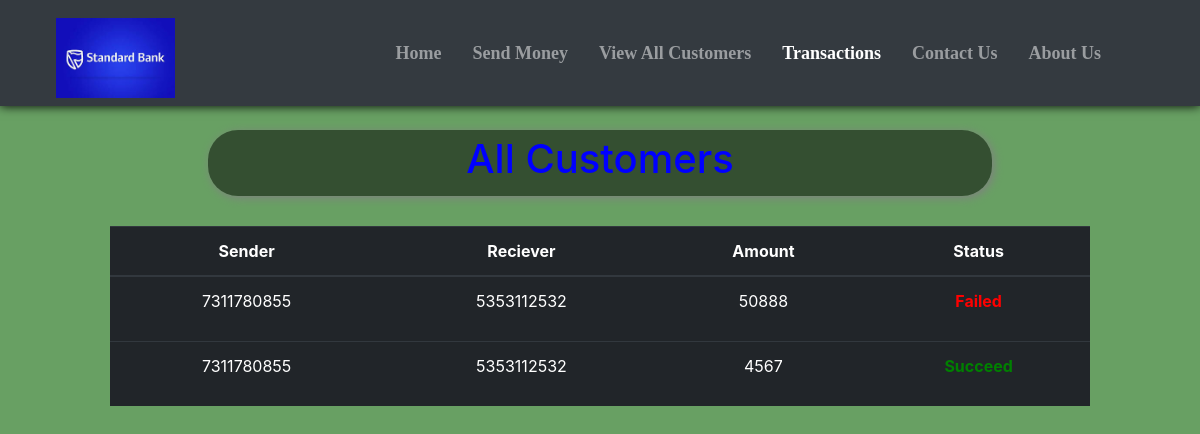
Screenshot of /transactions.php with the database file from the repository.
### tables this page shows
CREATE TABLE `transactions` (
  `sr` int(11) NOT NULL,
  `sender` varchar(10) NOT NULL,
  `receiver` varchar(10) NOT NULL,
  `amount` bigint(20) NOT NULL,
  `status` varchar(10) NOT NULL
);

### transactions.php (the view, shortened to what this page needs)
<!doctype html>
<html lang="en">
<head>
    <link href="//maxcdn.bootstrapcdn.com/bootstrap/4.1.1/css/bootstrap.min.css" rel="stylesheet" id="bootstrap-css">
    <link rel="stylesheet" href="https://use.fontawesome.com/releases/v5.1.0/css/all.css"
>
</head>
<body style="background-color:#68A063;">
    <?php include 'spin.php'; ?>
    <nav class="navbar navbar-expand-lg navbar-dark bg-dark fixed fixed-top"
        style="font-family:candara; font-size:18px; box-shadow: 0px 0px 10px 0px black;">
        <div class="container-fluid">
            <a href="index.php"><img src="statics\logo.jpg" alt=""
                    style="height: 80px; margin-left:25px; margin-top:10px;"></a>
        </div>
        <div class="collapse navbar-collapse" id="navbarSupportedContent">
            <b>
                <ul class="navbar-nav ">
                    <li class="nav-item nav-links" style="margin-left:15px;">
                        <a class="nav-link text-nowrap" aria-current="page" href="index.php">Home</a>
                    </li>
                    <li class="nav-item" style="margin-left:15px; ">
                        <a class="nav-link text-nowrap" href="send_money.php">Send Money</a>
                    </li>
                    <li class="nav-item" style="margin-left:15px;">
                        <a class="nav-link text-nowrap" href="all_cust.php">View All Customers</a>
                    </li>
                    <li class="nav-item" style="margin-left:15px;">
                        <a class="nav-link text-nowrap active" href="transactions.php">Transactions</a>
                    </li>
                    <li class="nav-item" style="margin-left:15px;">
                        <a class="nav-link text-nowrap" href="contact_us.php">Contact Us</a>
                    </li>
                    <li class="nav-item" style="margin-left:15px; margin-right:75px;">
                        <a class="nav-link text-nowrap" href="about_us.php">About Us</a>
                    </li>
                </ul>
            </b>
        </div>
    </nav>
    <center>
        <div class="container" style="margin-top: 10%; padding:10px 80px 10px 80px; ">
            <div
                style="width:80%; background-color:rgba(0,0,0,.5); padding:5px 5px 5px 5px; border-radius:30px; box-shadow: 2px 2px 10px gray;">
                <h1 style=" color:blue;">All Customers</h1>
            </div>
            <?php
    $conn = mysqli_connect($servername, $username, $password, $database);
    if(!$conn){
        die("Connection not established: ".mysqli_connect_error());
    }else{
        $sql = "SELECT * FROM `transactions`";
        $result = mysqli_query($conn, $sql);
?>
            <table class="table table-dark" style="margin-top: 30px;">
                <thead>
                    <tr>
                        <th scope="col">Sender</th>
                        <th scope="col">Reciever</th>
                        <th scope="col">Amount</th>
                        <th scope="col">Status</th>
                    </tr>
                </thead>
                <?php
echo "<tbody>";
        while($row = mysqli_fetch_assoc($result)){
        if(!(empty($row['sender']) && empty($row['receiver']) && empty($row['amount'])))
            {echo    '
            <tr>
              <td>'.$row['sender'].'</td>
              <td>'.$row['receiver'].'</td>
              <td>'.$row['amount'].'</td>
              <td>'; ?> <?php if($row['status'] == "succeed"){echo '<b><p style="color:green;">Succeed</p></b>';}else{echo '<b><p style="color:red;">Failed</p></b>';} ?>
              <?php echo '</td>
              </tr>';}
    }
    }
    echo "</tbody>";
?>
        </div>
    </center>
</body>
</html>

### transactions.php (style rules this page uses)
th, td { text-align: center; }

### rows the page displays
transactions: sender "7311780855", receiver "5353112532", amount "50888", status "Failed"
transactions: sender "7311780855", receiver "5353112532", amount "4567", status "Succeed"
